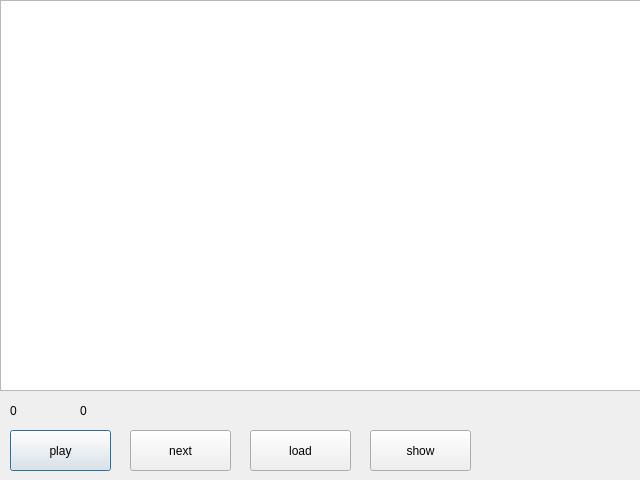
<?xml version="1.0" encoding="UTF-8"?>
<ui version="4.0">
 <class>Dialog</class>
 <widget class="QDialog" name="Dialog">
  <property name="geometry">
   <rect>
    <x>0</x>
    <y>0</y>
    <width>640</width>
    <height>480</height>
   </rect>
  </property>
  <property name="windowTitle">
   <string>Dialog</string>
  </property>
  <property name="windowIcon">
   <iconset>
    <normaloff>dh.png</normaloff>dh.png</iconset>
  </property>
  <widget class="QTextEdit" name="textEdit">
   <property name="geometry">
    <rect>
     <x>0</x>
     <y>0</y>
     <width>641</width>
     <height>391</height>
    </rect>
   </property>
  </widget>
  <widget class="QLabel" name="label">
   <property name="geometry">
    <rect>
     <x>10</x>
     <y>400</y>
     <width>61</width>
     <height>21</height>
    </rect>
   </property>
   <property name="text">
    <string>0</string>
   </property>
  </widget>
  <widget class="QLabel" name="label_2">
   <property name="geometry">
    <rect>
     <x>80</x>
     <y>400</y>
     <width>61</width>
     <height>21</height>
    </rect>
   </property>
   <property name="text">
    <string>0</string>
   </property>
  </widget>
  <widget class="QPushButton" name="play">
   <property name="geometry">
    <rect>
     <x>10</x>
     <y>430</y>
     <width>101</width>
     <height>41</height>
    </rect>
   </property>
   <property name="text">
    <string>play</string>
   </property>
  </widget>
  <widget class="QPushButton" name="Next">
   <property name="geometry">
    <rect>
     <x>130</x>
     <y>430</y>
     <width>101</width>
     <height>41</height>
    </rect>
   </property>
   <property name="text">
    <string>next</string>
   </property>
  </widget>
  <widget class="QPushButton" name="load">
   <property name="geometry">
    <rect>
     <x>250</x>
     <y>430</y>
     <width>101</width>
     <height>41</height>
    </rect>
   </property>
   <property name="text">
    <string>load</string>
   </property>
  </widget>
  <widget class="QPushButton" name="show_btn">
   <property name="geometry">
    <rect>
     <x>370</x>
     <y>430</y>
     <width>101</width>
     <height>41</height>
    </rect>
   </property>
   <property name="text">
    <string>show</string>
   </property>
  </widget>
 </widget>
 <resources/>
 <connections/>
</ui>
